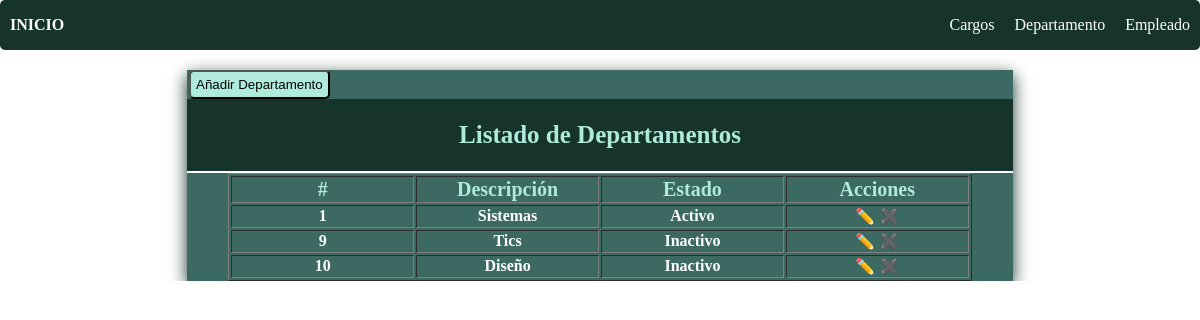
Page /departamentoLista/ on the earlier database version.
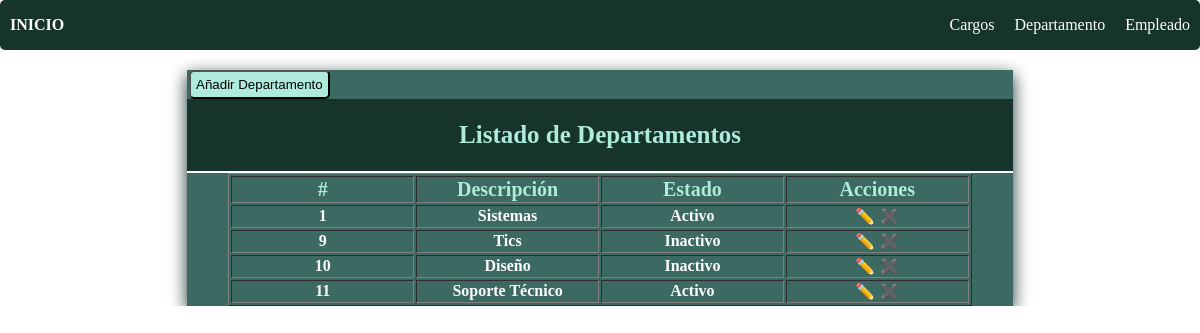
Same page on the later database version.
### mtto/models.py (models this page shows, shortened)
class Departamento(models.Model):
    id=models.AutoField(primary_key=True)
    descripcion = models.CharField(max_length=100,blank=True,null=True)
    estado=models.BooleanField(default=True)
    fecha_creacion =models.DateTimeField(auto_now_add=False,auto_now=True)
    class Meta:
        verbose_name="Departamento"
        verbose_name_plural="Departamentos"
        ordering=['id']

### mtto/views.py (the view)
# urls.py: path('departamentoLista/',listaDepartamento,name="departamentoLista"),
def listaDepartamento(request):
    if request.method =="POST":
        print("entro por post")
        departamento_form= DepartamentoForm(request.POST)
        if departamento_form.is_valid():
            departamento_form.save()
    else:
        print("entro por get")
    departamento_form= DepartamentoForm()
    departamentos=Departamento.objects.all()
    return render(request,"pages/departamentoLista.html",{'departamentoForm':departamento_form, 'departamentos':departamentos ,'accion':'Crear'})

### templates/pages/departamentoLista.html (shortened to what this page needs)
{% extends "inicio.html" %}
{% load static %}
{% block css %}
<link rel="stylesheet" href="{% static 'Css/form.css' %}">
{% endblock %}
{% block contenido %}
<section class="form-container">
    <a style="border-radius: 2px; padding: 2px; text-align: center"
        href="{% url 'departamento' %}"><button style="background:#AEEBDB; border-radius: 5px; padding: 5px;"
        type="submit"> Añadir Departamento </button></a>
    <div class="form-header">
        <h1>Listado de Departamentos</h1>
    </div>
    <div class="consulta none table-responsive" id="consulta">
        <table class="consulta-est" id="consulta-est" border="1">
            <thead>
                <th>#</th>
                <th>Descripción</th>
                <th>Estado</th>
                <th>Acciones</th>
            </thead>
            <tbody class="detalle-est" id="detalle-est">
                {% for departamento in departamentos %}
                <tr>
                    <td>{{departamento.id}}</td>
                    <td>{{departamento.descripcion}}</td>
                    <td>{% if departamento.estado %}
                            Activo
                        {% else %}
                            Inactivo
                        {% endif %}</td>
                    <td class="acciones">
                        <a href="{% url 'editar_departamento' departamento.id %}">✏️</a>
                        <a href="{% url 'eliminar_departamento' departamento.id %}">✖️</a>
                    </td>
                </tr>
                {% endfor %}
            </tbody>
        </table>
    </div>
</section>
{% endblock %}

Differences in the rows shown:
added Departamento: id "11", descripcion "Soporte Técnico", estado "Activo"
